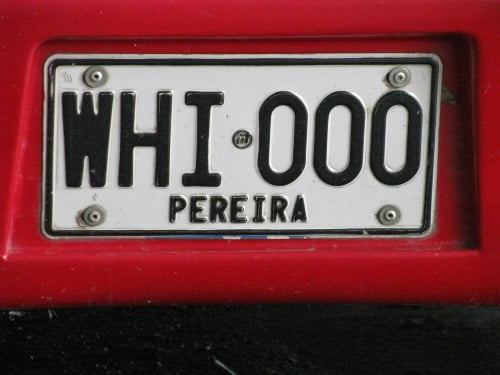
#> input picture Notebooks/Test Placas/image6.jpg, 500 x 375 px
$ jupyter execute --allow-errors Ejercicio1.ipynb
#> lines starting #> are read from the running program, lines starting #| are printed output that depends on the picture; after the words box and inside, x2 and y2 are one past the last pixel; in counts of white or black regions, pixels touching at a corner belong together
**0. Importar todos los módulos necesarios**

[cell 1]
import cv2
from matplotlib import pyplot as plt
import numpy as np
import imutils
import easyocr

**1. Leer la imagen, escala de grises (Grayscale) y Desenfocar/Nublar (blur)**

[cell 2]
imagen=cv2.imread('image6.jpg') #Se lee la imagen
#> imagen is the input picture: shape (375, 500, 3); mean B, G, R 66.6, 63.9, 114.4
gris=cv2.cvtColor(imagen, cv2.COLOR_BGR2GRAY) #CV2 lee la imagen en código BGR y luego lo pasamos a gris
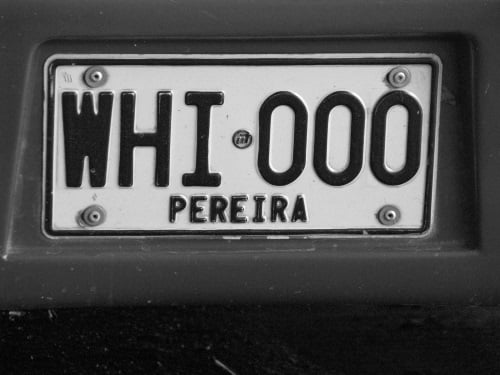
#> gris: shape (375, 500); min 0, max 255, mean 79.3
plt.imshow(cv2.cvtColor(gris, cv2.COLOR_BGR2RGB)) #Se transforma la imagen a formato RGB ya que es el formato esperado por matplotlib y se muestra

**2. Aplicar filtros y encontrar bordes para localizar la información importante**

[cell 3]
filtradoBilateral=cv2.bilateralFilter(gris, 11, 17, 17) #Reducción de ruido en la imagen
imagenBordeada=cv2.Canny(filtradoBilateral, 30, 200) #Detectar bordes en la imagen con el algoritmo Canny
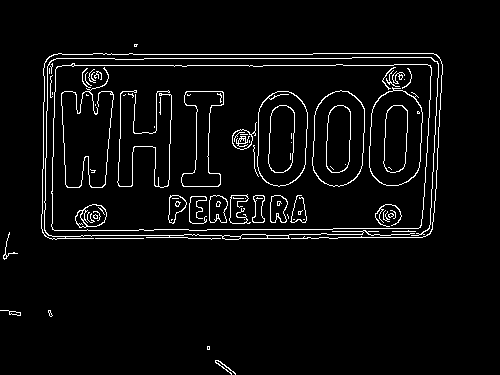
#> imagenBordeada: shape (375, 500); 4.3% white in thin lines or dots, all inside (x1, y1, x2, y2) = (0, 44, 443, 375)
plt.imshow(cv2.cvtColor(imagenBordeada, cv2.COLOR_BGR2RGB)) #Se muestra la imagen sin ruido y con solo sus bordes

**3. Encontrar contornos y aplicar máscara**

[cell 4]
puntosClave=cv2.findContours(imagenBordeada.copy(), cv2.RETR_TREE, cv2.CHAIN_APPROX_SIMPLE) #Encontramos los contornos.
#> puntosClave = 126 contours, 85 with area under 20; largest, box (x1, y1, x2, y2) and area: (51, 63, 432, 231) 61294, (51, 64, 432, 231) 61279, (369, 87, 423, 186) 4295, (369, 90, 423, 186) 4246, (312, 90, 365, 187) 4190
contornos=imutils.grab_contours(puntosClave) #Se obtienen los contornos de la imagen.
#> contornos has the same summary as puntosClave
contornos=sorted(contornos, key=cv2.contourArea, reverse=True)[:10] #Se toma los contornos más grandes.
#> contornos = 10 contours; largest, box (x1, y1, x2, y2) and area: (51, 63, 432, 231) 61294, (51, 64, 432, 231) 61279, (369, 87, 423, 186) 4295, (369, 90, 423, 186) 4246, (312, 90, 365, 187) 4190

[cell 5]
ubicacion=None
#Se itera entre los contornos obtenidos en la sección anterior
for contorno in contornos:
    aprox=cv2.approxPolyDP(contorno, 10, True)
    if len(aprox)==4:                         #La longitud corresponde con el número de vertices de la figura
        #Se selecciona el primer contorno que corresponda a un cuadrilátero/rectángulo.
        ubicacion=aprox
        break
#> this loop made 1 pass
#> ubicacion on pass 1: [[55, 69], [54, 230], [421, 225], [430, 65]]
ubicacion
#> Out = [[55, 69], [54, 230], [421, 225], [430, 65]]

[cell 6]
mascara=np.zeros(gris.shape, np.uint8) #Se crea una máscara vacía con el mismo tamaño de la imagen original
nuevaImagen=cv2.drawContours(mascara, [ubicacion], 0, 255, -1) #Se dibujan esos contornos sobre la máscara
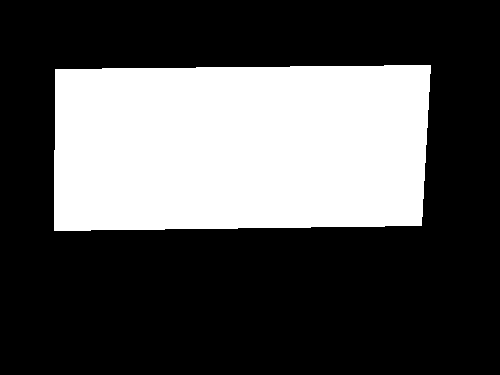
#> nuevaImagen: shape (375, 500); 32% white; 1 white region, box (x1, y1, x2, y2) and area: (54, 65, 431, 231) 60055
nuevaImagen=cv2.bitwise_and(imagen, imagen, mask=mascara) #Se sobrepone la máscara sobre la imagen original
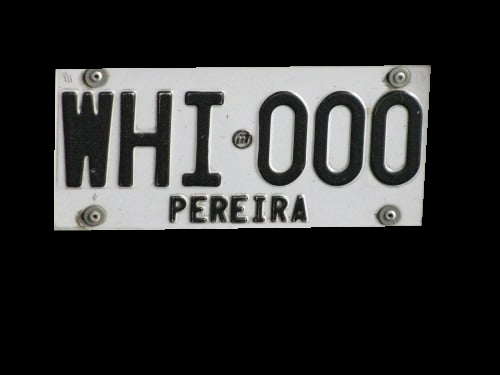
#> nuevaImagen: shape (375, 500, 3); mean B, G, R 46.3, 46.8, 46.5
plt.imshow(cv2.cvtColor(nuevaImagen, cv2.COLOR_BGR2RGB)) #Se muestra el resultado

[cell 7]
(x,y)=np.where(mascara==255) #Se halla la ubicación dentro de la imagen donde se encuentra la placa
(x1,y1)=(np.min(x),np.min(y)) #Se halla el valor mínimo de las coordenadas horizontales y verticales
#> x1 = 65; y1 = 54
(x2,y2)=(np.max(x),np.max(y)) #Se halla el valor máximo de las coordenadas horizontales y verticales
#> x2 = 230; y2 = 430
imagenRecortada=gris[x1:x2+1,y1:y2+1] #Se extrae la región de la imagen donde se encuentra la placa
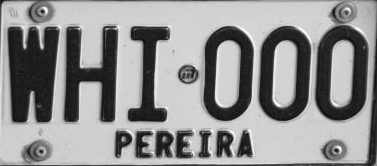
#> imagenRecortada: shape (166, 377); min 7, max 255, mean 144
plt.imshow(cv2.cvtColor(imagenRecortada, cv2.COLOR_BGR2RGB)) #Se muestra el resultado
